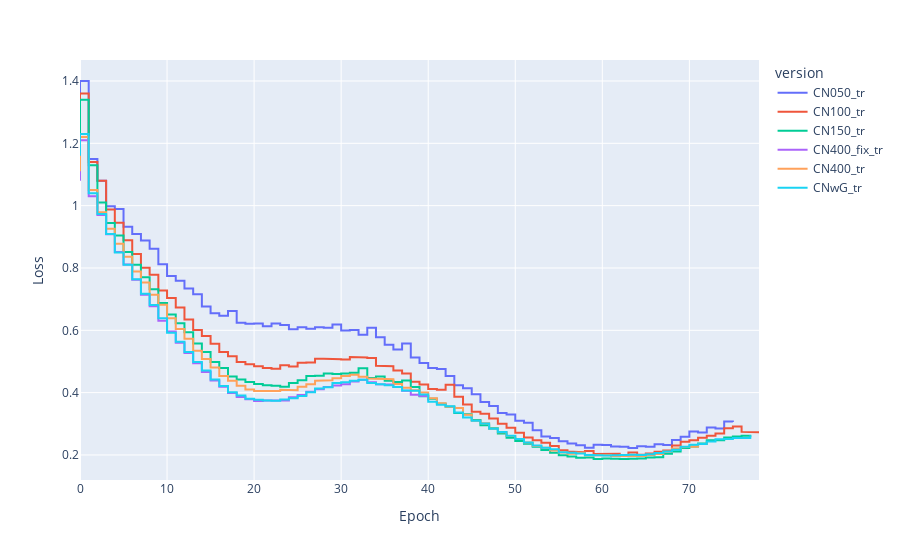
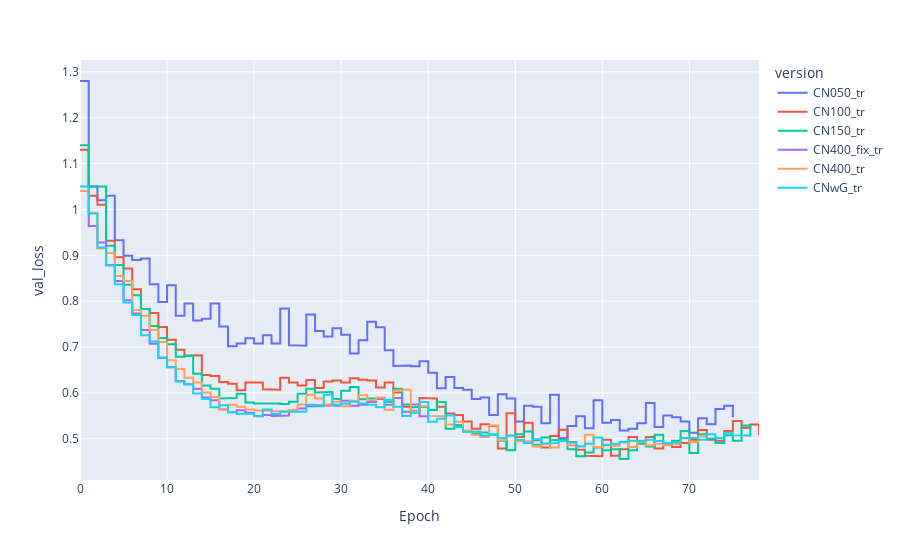
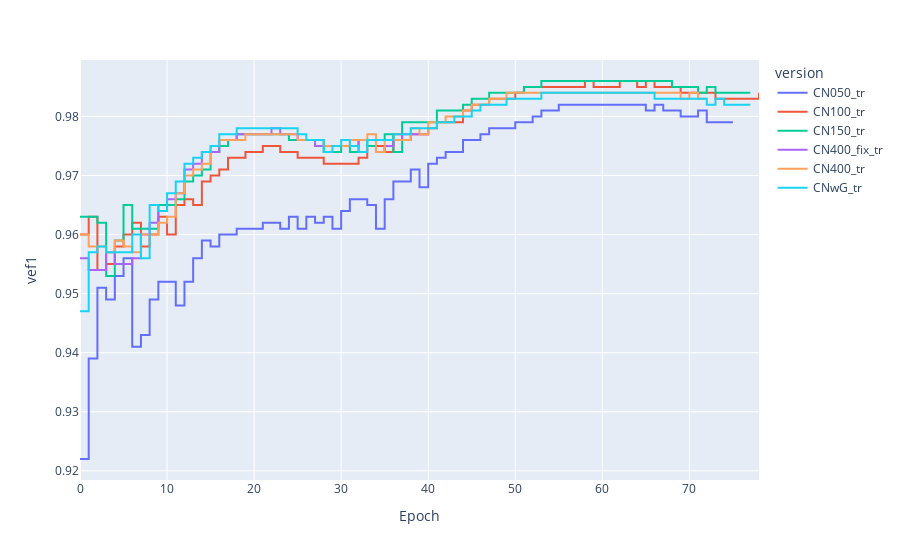
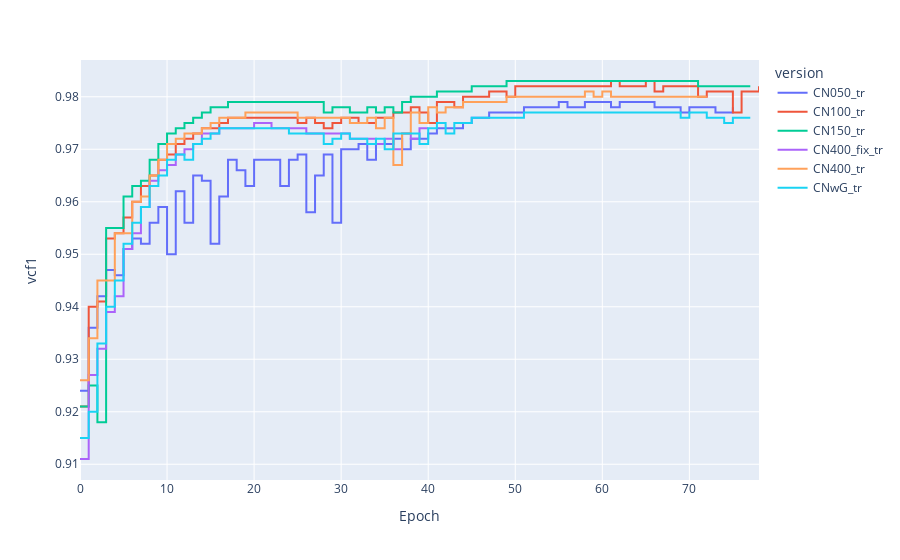

The notebook cell these images were saved under, in order:
### Code cell
# DEFINE PLOT
STAT="val_loss"
DIR = r"C:\Users\Lauren\Documents\00_Paraguay\cnet_out"
##


STATS=["Loss", "val_loss", "vef1", "vcf1", "val_score"] 
for STAT in STATS:
    plot_cnet_stat(STAT, DIR=r"C:\Users\Lauren\Documents\00_Paraguay\cnet_out")

### Figure 1 — Plotly figure (JSON) as saved in the notebook; plotly's stock layout.template omitted (floating-point values rounded to 4 significant figures; data arrays with more than 128 entries replaced by an {"elided": "..."} marker saying what was removed)
{"data": [{"hovertemplate": "version=CN050_tr<br>variable=Loss<br>Epoch_num=%{x}<br>value=%{y}<extra></extra>", "legendgroup": "CN050_tr", "line": {"color": "#636efa", "dash": "solid"}, "marker": {"symbol": "circle"}, "mode": "lines", "name": "CN050_tr", "orientation": "v", "showlegend": true, "type": "scatter", "x": {"elided": "152 int values"}, "xaxis": "x", "y": {"elided": "152 float values"}, "yaxis": "y"}, {"hovertemplate": "version=CN100_tr<br>variable=Loss<br>Epoch_num=%{x}<br>value=%{y}<extra></extra>", "legendgroup": "CN100_tr", "line": {"color": "#EF553B", "dash": "solid"}, "marker": {"symbol": "circle"}, "mode": "lines", "name": "CN100_tr", "orientation": "v", "showlegend": true, "type": "scatter", "x": {"elided": "156 int values"}, "xaxis": "x", "y": {"elided": "156 float values"}, "yaxis": "y"}, {"hovertemplate": "version=CN150_tr<br>variable=Loss<br>Epoch_num=%{x}<br>value=%{y}<extra></extra>", "legendgroup": "CN150_tr", "line": {"color": "#00cc96", "dash": "solid"}, "marker": {"symbol": "circle"}, "mode": "lines", "name": "CN150_tr", "orientation": "v", "showlegend": true, "type": "scatter", "x": {"elided": "155 int values"}, "xaxis": "x", "y": {"elided": "155 float values"}, "yaxis": "y"}, {"hovertemplate": "version=CN400_fix_tr<br>variable=Loss<br>Epoch_num=%{x}<br>value=%{y}<extra></extra>", "legendgroup": "CN400_fix_tr", "line": {"color": "#ab63fa", "dash": "solid"}, "marker": {"symbol": "circle"}, "mode": "lines", "name": "CN400_fix_tr", "orientation": "v", "showlegend": true, "type": "scatter", "x": [0, 0, 1, 1, 2, 2, 3, 3, 4, 4, 5, 5, 6, 6, 7, 7, 8, 8, 9, 9, 10, 10, 11, 11, 12, 12, 13, 13, 14, 14, 15, 15, 16, 16, 17, 17, 18, 18, 19, 19, 20, 20, 21, 21, 22, 23, 24, 24, 25, 25, 26, 26, 27, 27, 28, 28, 29, 29, 30, 30, 31, 31, 32, 32, 33, 33, 34, 34, 35, 35, 36, 36, 37, 37, 38, 38, 39, 39, 40, 40], "xaxis": "x", "y": [1.08, 1.21, 1.21, 1.03, 1.03, 0.97, 0.97, 0.908, 0.908, 0.851, 0.851, 0.811, 0.811, 0.762, 0.762, 0.714, 0.714, 0.677, 0.677, 0.631, 0.631, 0.596, 0.596, 0.56, 0.56, 0.527, 0.527, 0.494, 0.494, 0.466, 0.466, 0.439, 0.439, 0.419, 0.419, 0.399, 0.399, 0.386, 0.386, 0.379, 0.379, 0.373, 0.373, 0.375, 0.375, 0.375, 0.375, 0.385, 0.385, 0.392, 0.392, 0.403, 0.403, 0.411, 0.411, 0.418, 0.418, 0.423, 0.423, 0.427, 0.427, 0.436, 0.436, 0.441, 0.441, 0.433, 0.433, 0.427, 0.427, 0.426, 0.426, 0.418, 0.418, 0.406, 0.406, 0.393, 0.393, 0.389, 0.389, 0.375], "yaxis": "y"}, {"hovertemplate": "version=CN400_tr<br>variable=Loss<br>Epoch_num=%{x}<br>value=%{y}<extra></extra>", "legendgroup": "CN400_tr", "line": {"color": "#FFA15A", "dash": "solid"}, "marker": {"symbol": "circle"}, "mode": "lines", "name": "CN400_tr", "orientation": "v", "showlegend": true, "type": "scatter", "x": {"elided": "142 int values"}, "xaxis": "x", "y": {"elided": "142 float values"}, "yaxis": "y"}, {"hovertemplate": "version=CNwG_tr<br>variable=Loss<br>Epoch_num=%{x}<br>value=%{y}<extra></extra>", "legendgroup": "CNwG_tr", "line": {"color": "#19d3f3", "dash": "solid"}, "marker": {"symbol": "circle"}, "mode": "lines", "name": "CNwG_tr", "orientation": "v", "showlegend": true, "type": "scatter", "x": {"elided": "155 int values"}, "xaxis": "x", "y": {"elided": "155 float values"}, "yaxis": "y"}], "layout": {"autosize": true, "legend": {"title": {"text": "version"}, "tracegroupgap": 0}, "margin": {"t": 60}, "xaxis": {"anchor": "y", "autorange": true, "domain": [0, 1], "range": [0, 78], "title": {"text": "Epoch"}, "type": "linear"}, "yaxis": {"anchor": "x", "autorange": true, "domain": [0, 1], "range": [0.1196, 1.467], "title": {"text": "Loss"}, "type": "linear"}}}

### Figure 2 — Plotly figure (JSON) as saved in the notebook; plotly's stock layout.template omitted (floating-point values rounded to 4 significant figures; data arrays with more than 128 entries replaced by an {"elided": "..."} marker saying what was removed)
{"data": [{"hovertemplate": "version=CN050_tr<br>variable=val_loss<br>Epoch_num=%{x}<br>value=%{y}<extra></extra>", "legendgroup": "CN050_tr", "line": {"color": "#636efa", "dash": "solid"}, "marker": {"symbol": "circle"}, "mode": "lines", "name": "CN050_tr", "orientation": "v", "showlegend": true, "type": "scatter", "x": {"elided": "151 int values"}, "xaxis": "x", "y": {"elided": "151 float values"}, "yaxis": "y"}, {"hovertemplate": "version=CN100_tr<br>variable=val_loss<br>Epoch_num=%{x}<br>value=%{y}<extra></extra>", "legendgroup": "CN100_tr", "line": {"color": "#EF553B", "dash": "solid"}, "marker": {"symbol": "circle"}, "mode": "lines", "name": "CN100_tr", "orientation": "v", "showlegend": true, "type": "scatter", "x": {"elided": "156 int values"}, "xaxis": "x", "y": {"elided": "156 float values"}, "yaxis": "y"}, {"hovertemplate": "version=CN150_tr<br>variable=val_loss<br>Epoch_num=%{x}<br>value=%{y}<extra></extra>", "legendgroup": "CN150_tr", "line": {"color": "#00cc96", "dash": "solid"}, "marker": {"symbol": "circle"}, "mode": "lines", "name": "CN150_tr", "orientation": "v", "showlegend": true, "type": "scatter", "x": {"elided": "153 int values"}, "xaxis": "x", "y": {"elided": "153 float values"}, "yaxis": "y"}, {"hovertemplate": "version=CN400_fix_tr<br>variable=val_loss<br>Epoch_num=%{x}<br>value=%{y}<extra></extra>", "legendgroup": "CN400_fix_tr", "line": {"color": "#ab63fa", "dash": "solid"}, "marker": {"symbol": "circle"}, "mode": "lines", "name": "CN400_fix_tr", "orientation": "v", "showlegend": true, "type": "scatter", "x": [0, 1, 1, 2, 2, 3, 3, 4, 4, 5, 5, 6, 6, 7, 7, 8, 8, 9, 9, 10, 10, 11, 11, 12, 12, 13, 13, 14, 14, 15, 15, 16, 16, 17, 17, 18, 18, 19, 19, 20, 20, 21, 21, 22, 22, 23, 23, 24, 24, 25, 25, 26, 26, 27, 27, 28, 29, 29, 30, 30, 31, 31, 32, 32, 33, 33, 34, 34, 35, 35, 36, 36, 37, 37, 38, 38, 39, 39, 40, 40], "xaxis": "x", "y": [1.04, 1.04, 0.964, 0.964, 0.928, 0.928, 0.879, 0.879, 0.844, 0.844, 0.802, 0.802, 0.773, 0.773, 0.737, 0.737, 0.707, 0.707, 0.676, 0.676, 0.656, 0.656, 0.626, 0.626, 0.619, 0.619, 0.609, 0.609, 0.59, 0.59, 0.584, 0.584, 0.564, 0.564, 0.558, 0.558, 0.562, 0.562, 0.557, 0.557, 0.549, 0.549, 0.552, 0.552, 0.55, 0.55, 0.551, 0.551, 0.562, 0.562, 0.566, 0.566, 0.571, 0.571, 0.573, 0.573, 0.573, 0.572, 0.572, 0.583, 0.583, 0.572, 0.572, 0.574, 0.574, 0.58, 0.58, 0.587, 0.587, 0.574, 0.574, 0.589, 0.589, 0.559, 0.559, 0.575, 0.575, 0.549, 0.549, 0.555], "yaxis": "y"}, {"hovertemplate": "version=CN400_tr<br>variable=val_loss<br>Epoch_num=%{x}<br>value=%{y}<extra></extra>", "legendgroup": "CN400_tr", "line": {"color": "#FFA15A", "dash": "solid"}, "marker": {"symbol": "circle"}, "mode": "lines", "name": "CN400_tr", "orientation": "v", "showlegend": true, "type": "scatter", "x": {"elided": "144 int values"}, "xaxis": "x", "y": {"elided": "144 float values"}, "yaxis": "y"}, {"hovertemplate": "version=CNwG_tr<br>variable=val_loss<br>Epoch_num=%{x}<br>value=%{y}<extra></extra>", "legendgroup": "CNwG_tr", "line": {"color": "#19d3f3", "dash": "solid"}, "marker": {"symbol": "circle"}, "mode": "lines", "name": "CNwG_tr", "orientation": "v", "showlegend": true, "type": "scatter", "x": {"elided": "151 int values"}, "xaxis": "x", "y": {"elided": "151 float values"}, "yaxis": "y"}], "layout": {"autosize": true, "legend": {"title": {"text": "version"}, "tracegroupgap": 0}, "margin": {"t": 60}, "xaxis": {"anchor": "y", "autorange": true, "domain": [0, 1], "range": [0, 78], "title": {"text": "Epoch"}, "type": "linear"}, "yaxis": {"anchor": "x", "autorange": true, "domain": [0, 1], "range": [0.4102, 1.326], "title": {"text": "val_loss"}, "type": "linear"}}}

### Figure 3 — Plotly figure (JSON) as saved in the notebook; plotly's stock layout.template omitted (floating-point values rounded to 4 significant figures)
{"data": [{"hovertemplate": "version=CN050_tr<br>variable=vef1<br>Epoch_num=%{x}<br>value=%{y}<extra></extra>", "legendgroup": "CN050_tr", "line": {"color": "#636efa", "dash": "solid"}, "marker": {"symbol": "circle"}, "mode": "lines", "name": "CN050_tr", "orientation": "v", "showlegend": true, "type": "scatter", "x": [0, 1, 1, 2, 2, 3, 3, 4, 4, 5, 5, 6, 6, 7, 7, 8, 8, 9, 9, 10, 11, 11, 12, 12, 13, 13, 14, 14, 15, 15, 16, 16, 17, 18, 18, 19, 20, 21, 21, 22, 23, 23, 24, 24, 25, 25, 26, 26, 27, 27, 28, 28, 29, 29, 30, 30, 31, 31, 32, 33, 33, 34, 34, 35, 35, 36, 36, 37, 38, 38, 39, 39, 40, 40, 41, 41, 42, 42, 43, 44, 44, 45, 46, 46, 47, 47, 48, 49, 50, 50, 51, 52, 52, 53, 53, 54, 55, 55, 56, 57, 58, 59, 60, 61, 62, 63, 64, 65, 65, 66, 66, 67, 67, 68, 69, 69, 70, 71, 71, 72, 72, 73, 74, 75], "xaxis": "x", "y": [0.922, 0.922, 0.939, 0.939, 0.951, 0.951, 0.949, 0.949, 0.953, 0.953, 0.956, 0.956, 0.941, 0.941, 0.943, 0.943, 0.949, 0.949, 0.952, 0.952, 0.952, 0.948, 0.948, 0.952, 0.952, 0.956, 0.956, 0.959, 0.959, 0.958, 0.958, 0.96, 0.96, 0.96, 0.961, 0.961, 0.961, 0.961, 0.962, 0.962, 0.962, 0.961, 0.961, 0.963, 0.963, 0.961, 0.961, 0.963, 0.963, 0.962, 0.962, 0.963, 0.963, 0.961, 0.961, 0.964, 0.964, 0.966, 0.966, 0.966, 0.965, 0.965, 0.961, 0.961, 0.966, 0.966, 0.969, 0.969, 0.969, 0.971, 0.971, 0.968, 0.968, 0.972, 0.972, 0.973, 0.973, 0.974, 0.974, 0.974, 0.976, 0.976, 0.976, 0.977, 0.977, 0.978, 0.978, 0.978, 0.978, 0.979, 0.979, 0.979, 0.98, 0.98, 0.981, 0.981, 0.981, 0.982, 0.982, 0.982, 0.982, 0.982, 0.982, 0.982, 0.982, 0.982, 0.982, 0.982, 0.981, 0.981, 0.982, 0.982, 0.981, 0.981, 0.981, 0.98, 0.98, 0.98, 0.981, 0.981, 0.979, 0.979, 0.979, 0.979], "yaxis": "y"}, {"hovertemplate": "version=CN100_tr<br>variable=vef1<br>Epoch_num=%{x}<br>value=%{y}<extra></extra>", "legendgroup": "CN100_tr", "line": {"color": "#EF553B", "dash": "solid"}, "marker": {"symbol": "circle"}, "mode": "lines", "name": "CN100_tr", "orientation": "v", "showlegend": true, "type": "scatter", "x": [0, 1, 1, 2, 2, 3, 3, 4, 4, 5, 5, 6, 6, 7, 7, 8, 8, 9, 9, 10, 10, 11, 11, 12, 12, 13, 13, 14, 14, 15, 15, 16, 16, 17, 17, 18, 19, 19, 20, 21, 21, 22, 23, 23, 24, 25, 25, 26, 27, 28, 28, 29, 30, 31, 32, 32, 33, 33, 34, 35, 35, 36, 36, 37, 37, 38, 38, 39, 40, 40, 41, 41, 42, 43, 44, 44, 45, 45, 46, 47, 47, 48, 49, 50, 50, 51, 51, 52, 53, 54, 55, 56, 57, 58, 58, 59, 59, 60, 61, 62, 62, 63, 64, 64, 65, 65, 66, 66, 67, 68, 69, 69, 70, 71, 72, 73, 73, 74, 75, 76, 77, 78, 78], "xaxis": "x", "y": [0.96, 0.96, 0.963, 0.963, 0.954, 0.954, 0.955, 0.955, 0.958, 0.958, 0.96, 0.96, 0.962, 0.962, 0.958, 0.958, 0.96, 0.96, 0.963, 0.963, 0.96, 0.96, 0.965, 0.965, 0.966, 0.966, 0.965, 0.965, 0.969, 0.969, 0.97, 0.97, 0.971, 0.971, 0.973, 0.973, 0.973, 0.974, 0.974, 0.974, 0.975, 0.975, 0.975, 0.974, 0.974, 0.974, 0.973, 0.973, 0.973, 0.973, 0.972, 0.972, 0.972, 0.972, 0.972, 0.973, 0.973, 0.975, 0.975, 0.975, 0.974, 0.974, 0.977, 0.977, 0.976, 0.976, 0.977, 0.977, 0.977, 0.978, 0.978, 0.979, 0.979, 0.979, 0.979, 0.981, 0.981, 0.982, 0.982, 0.982, 0.983, 0.983, 0.983, 0.983, 0.984, 0.984, 0.985, 0.985, 0.985, 0.985, 0.985, 0.985, 0.985, 0.985, 0.986, 0.986, 0.985, 0.985, 0.985, 0.985, 0.986, 0.986, 0.986, 0.985, 0.985, 0.986, 0.986, 0.985, 0.985, 0.985, 0.985, 0.984, 0.984, 0.984, 0.984, 0.984, 0.983, 0.983, 0.983, 0.983, 0.983, 0.983, 0.984], "yaxis": "y"}, {"hovertemplate": "version=CN150_tr<br>variable=vef1<br>Epoch_num=%{x}<br>value=%{y}<extra></extra>", "legendgroup": "CN150_tr", "line": {"color": "#00cc96", "dash": "solid"}, "marker": {"symbol": "circle"}, "mode": "lines", "name": "CN150_tr", "orientation": "v", "showlegend": true, "type": "scatter", "x": [0, 1, 2, 2, 3, 3, 4, 4, 5, 5, 6, 6, 7, 8, 9, 9, 10, 11, 11, 12, 12, 13, 13, 14, 14, 15, 15, 16, 16, 17, 17, 18, 18, 19, 20, 21, 22, 23, 24, 24, 25, 26, 27, 28, 28, 29, 30, 30, 31, 31, 32, 32, 33, 33, 34, 34, 35, 35, 36, 36, 37, 37, 38, 39, 40, 41, 41, 42, 43, 44, 44, 45, 45, 46, 47, 47, 48, 49, 50, 51, 51, 52, 53, 53, 54, 55, 56, 57, 58, 59, 60, 61, 62, 63, 64, 65, 66, 67, 68, 68, 69, 70, 71, 71, 72, 72, 73, 73, 74, 75, 76, 77], "xaxis": "x", "y": [0.963, 0.963, 0.963, 0.962, 0.962, 0.953, 0.953, 0.959, 0.959, 0.965, 0.965, 0.961, 0.961, 0.961, 0.961, 0.965, 0.965, 0.965, 0.966, 0.966, 0.969, 0.969, 0.97, 0.97, 0.971, 0.971, 0.974, 0.974, 0.975, 0.975, 0.976, 0.976, 0.977, 0.977, 0.977, 0.977, 0.977, 0.977, 0.977, 0.976, 0.976, 0.976, 0.976, 0.976, 0.974, 0.974, 0.974, 0.975, 0.975, 0.974, 0.974, 0.976, 0.976, 0.975, 0.975, 0.976, 0.976, 0.977, 0.977, 0.974, 0.974, 0.979, 0.979, 0.979, 0.979, 0.979, 0.981, 0.981, 0.981, 0.981, 0.982, 0.982, 0.983, 0.983, 0.983, 0.984, 0.984, 0.984, 0.984, 0.984, 0.985, 0.985, 0.985, 0.986, 0.986, 0.986, 0.986, 0.986, 0.986, 0.986, 0.986, 0.986, 0.986, 0.986, 0.986, 0.986, 0.986, 0.986, 0.986, 0.985, 0.985, 0.985, 0.985, 0.984, 0.984, 0.985, 0.985, 0.984, 0.984, 0.984, 0.984, 0.984], "yaxis": "y"}, {"hovertemplate": "version=CN400_fix_tr<br>variable=vef1<br>Epoch_num=%{x}<br>value=%{y}<extra></extra>", "legendgroup": "CN400_fix_tr", "line": {"color": "#ab63fa", "dash": "solid"}, "marker": {"symbol": "circle"}, "mode": "lines", "name": "CN400_fix_tr", "orientation": "v", "showlegend": true, "type": "scatter", "x": [0, 1, 1, 2, 3, 3, 4, 4, 5, 6, 6, 7, 7, 8, 8, 9, 9, 10, 10, 11, 11, 12, 12, 13, 13, 14, 14, 15, 16, 16, 17, 18, 18, 19, 20, 21, 22, 22, 23, 23, 24, 25, 25, 26, 27, 27, 28, 29, 30, 31, 32, 32, 33, 34, 34, 35, 35, 36, 36, 37, 37, 38, 39, 40, 40], "xaxis": "x", "y": [0.956, 0.956, 0.954, 0.954, 0.954, 0.957, 0.957, 0.955, 0.955, 0.955, 0.956, 0.956, 0.96, 0.96, 0.962, 0.962, 0.964, 0.964, 0.966, 0.966, 0.967, 0.967, 0.971, 0.971, 0.972, 0.972, 0.974, 0.974, 0.974, 0.976, 0.976, 0.976, 0.977, 0.977, 0.977, 0.977, 0.977, 0.978, 0.978, 0.977, 0.977, 0.977, 0.976, 0.976, 0.976, 0.975, 0.975, 0.975, 0.975, 0.975, 0.975, 0.976, 0.976, 0.976, 0.974, 0.974, 0.975, 0.975, 0.976, 0.976, 0.977, 0.977, 0.977, 0.977, 0.978], "yaxis": "y"}, {"hovertemplate": "version=CN400_tr<br>variable=vef1<br>Epoch_num=%{x}<br>value=%{y}<extra></extra>", "legendgroup": "CN400_tr", "line": {"color": "#FFA15A", "dash": "solid"}, "marker": {"symbol": "circle"}, "mode": "lines", "name": "CN400_tr", "orientation": "v", "showlegend": true, "type": "scatter", "x": [0, 1, 1, 2, 3, 3, 4, 4, 5, 5, 6, 6, 7, 7, 8, 9, 9, 10, 10, 11, 11, 12, 12, 13, 13, 14, 14, 15, 15, 16, 16, 17, 18, 19, 19, 20, 21, 22, 23, 24, 25, 25, 26, 27, 28, 28, 29, 30, 31, 31, 32, 33, 33, 34, 34, 35, 35, 36, 37, 38, 38, 39, 39, 40, 40, 41, 42, 42, 43, 44, 44, 45, 45, 46, 47, 47, 48, 49, 49, 50, 51, 52, 53, 54, 55, 56, 57, 58, 59, 60, 61, 62, 63, 64, 65, 66, 67, 68, 69, 69, 70, 70, 71, 71, 72], "xaxis": "x", "y": [0.96, 0.96, 0.958, 0.958, 0.958, 0.957, 0.957, 0.959, 0.959, 0.958, 0.958, 0.957, 0.957, 0.96, 0.96, 0.96, 0.962, 0.962, 0.963, 0.963, 0.967, 0.967, 0.97, 0.97, 0.971, 0.971, 0.972, 0.972, 0.975, 0.975, 0.976, 0.976, 0.976, 0.976, 0.977, 0.977, 0.977, 0.977, 0.977, 0.977, 0.977, 0.976, 0.976, 0.976, 0.976, 0.975, 0.975, 0.975, 0.975, 0.976, 0.976, 0.976, 0.977, 0.977, 0.974, 0.974, 0.976, 0.976, 0.976, 0.976, 0.978, 0.978, 0.977, 0.977, 0.979, 0.979, 0.979, 0.98, 0.98, 0.98, 0.981, 0.981, 0.982, 0.982, 0.982, 0.983, 0.983, 0.983, 0.984, 0.984, 0.984, 0.984, 0.984, 0.984, 0.984, 0.984, 0.984, 0.984, 0.984, 0.984, 0.984, 0.984, 0.984, 0.984, 0.984, 0.984, 0.984, 0.984, 0.984, 0.983, 0.983, 0.984, 0.984, 0.983, 0.983], "yaxis": "y"}, {"hovertemplate": "version=CNwG_tr<br>variable=vef1<br>Epoch_num=%{x}<br>value=%{y}<extra></extra>", "legendgroup": "CNwG_tr", "line": {"color": "#19d3f3", "dash": "solid"}, "marker": {"symbol": "circle"}, "mode": "lines", "name": "CNwG_tr", "orientation": "v", "showlegend": true, "type": "scatter", "x": [0, 1, 1, 2, 2, 3, 3, 4, 5, 6, 6, 7, 7, 8, 8, 9, 9, 10, 10, 11, 11, 12, 12, 13, 13, 14, 14, 15, 15, 16, 16, 17, 18, 18, 19, 20, 21, 22, 23, 24, 25, 25, 26, 26, 27, 28, 28, 29, 29, 30, 30, 31, 31, 32, 32, 33, 33, 34, 35, 36, 36, 37, 38, 38, 39, 40, 41, 41, 42, 43, 43, 44, 45, 45, 46, 46, 47, 48, 49, 49, 50, 51, 52, 53, 53, 54, 55, 56, 57, 58, 59, 60, 61, 62, 63, 64, 65, 66, 66, 67, 68, 69, 70, 71, 72, 72, 73, 73, 74, 74, 75, 76, 77], "xaxis": "x", "y": [0.947, 0.947, 0.957, 0.957, 0.958, 0.958, 0.957, 0.957, 0.957, 0.957, 0.96, 0.96, 0.956, 0.956, 0.965, 0.965, 0.964, 0.964, 0.967, 0.967, 0.969, 0.969, 0.972, 0.972, 0.973, 0.973, 0.974, 0.974, 0.975, 0.975, 0.977, 0.977, 0.977, 0.978, 0.978, 0.978, 0.978, 0.978, 0.978, 0.978, 0.978, 0.977, 0.977, 0.976, 0.976, 0.976, 0.974, 0.974, 0.975, 0.975, 0.976, 0.976, 0.975, 0.975, 0.974, 0.974, 0.976, 0.976, 0.976, 0.976, 0.977, 0.977, 0.977, 0.978, 0.978, 0.978, 0.978, 0.979, 0.979, 0.979, 0.98, 0.98, 0.98, 0.981, 0.981, 0.982, 0.982, 0.982, 0.982, 0.983, 0.983, 0.983, 0.983, 0.983, 0.984, 0.984, 0.984, 0.984, 0.984, 0.984, 0.984, 0.984, 0.984, 0.984, 0.984, 0.984, 0.984, 0.984, 0.983, 0.983, 0.983, 0.983, 0.983, 0.983, 0.983, 0.982, 0.982, 0.983, 0.983, 0.982, 0.982, 0.982, 0.982], "yaxis": "y"}], "layout": {"autosize": true, "legend": {"title": {"text": "version"}, "tracegroupgap": 0}, "margin": {"t": 60}, "xaxis": {"anchor": "y", "autorange": true, "domain": [0, 1], "range": [0, 78], "title": {"text": "Epoch"}, "type": "linear"}, "yaxis": {"anchor": "x", "autorange": true, "domain": [0, 1], "range": [0.9184, 0.9896], "title": {"text": "vef1"}, "type": "linear"}}}

### Figure 4 — Plotly figure (JSON) as saved in the notebook; plotly's stock layout.template omitted (floating-point values rounded to 4 significant figures)
{"data": [{"hovertemplate": "version=CN050_tr<br>variable=vcf1<br>Epoch_num=%{x}<br>value=%{y}<extra></extra>", "legendgroup": "CN050_tr", "line": {"color": "#636efa", "dash": "solid"}, "marker": {"symbol": "circle"}, "mode": "lines", "name": "CN050_tr", "orientation": "v", "showlegend": true, "type": "scatter", "x": [0, 1, 1, 2, 2, 3, 3, 4, 4, 5, 5, 6, 6, 7, 7, 8, 8, 9, 9, 10, 10, 11, 11, 12, 12, 13, 13, 14, 14, 15, 15, 16, 16, 17, 17, 18, 18, 19, 19, 20, 20, 21, 22, 23, 23, 24, 24, 25, 25, 26, 26, 27, 27, 28, 28, 29, 29, 30, 30, 31, 32, 32, 33, 33, 34, 34, 35, 36, 36, 37, 37, 38, 38, 39, 40, 40, 41, 41, 42, 43, 44, 44, 45, 45, 46, 47, 47, 48, 49, 50, 51, 51, 52, 53, 54, 55, 55, 56, 56, 57, 58, 58, 59, 60, 61, 61, 62, 62, 63, 64, 65, 66, 66, 67, 68, 69, 69, 70, 70, 71, 72, 73, 73, 74, 75, 75], "xaxis": "x", "y": [0.924, 0.924, 0.936, 0.936, 0.942, 0.942, 0.947, 0.947, 0.946, 0.946, 0.951, 0.951, 0.953, 0.953, 0.952, 0.952, 0.956, 0.956, 0.959, 0.959, 0.95, 0.95, 0.962, 0.962, 0.956, 0.956, 0.965, 0.965, 0.964, 0.964, 0.952, 0.952, 0.961, 0.961, 0.968, 0.968, 0.966, 0.966, 0.963, 0.963, 0.968, 0.968, 0.968, 0.968, 0.963, 0.963, 0.968, 0.968, 0.969, 0.969, 0.958, 0.958, 0.965, 0.965, 0.969, 0.969, 0.956, 0.956, 0.97, 0.97, 0.97, 0.971, 0.971, 0.968, 0.968, 0.971, 0.971, 0.971, 0.972, 0.972, 0.97, 0.97, 0.972, 0.972, 0.972, 0.973, 0.973, 0.974, 0.974, 0.974, 0.974, 0.975, 0.975, 0.976, 0.976, 0.976, 0.977, 0.977, 0.977, 0.977, 0.977, 0.978, 0.978, 0.978, 0.978, 0.978, 0.979, 0.979, 0.978, 0.978, 0.978, 0.979, 0.979, 0.979, 0.979, 0.978, 0.978, 0.979, 0.979, 0.979, 0.979, 0.979, 0.978, 0.978, 0.978, 0.978, 0.977, 0.977, 0.978, 0.978, 0.978, 0.978, 0.977, 0.977, 0.977, 0.978], "yaxis": "y"}, {"hovertemplate": "version=CN100_tr<br>variable=vcf1<br>Epoch_num=%{x}<br>value=%{y}<extra></extra>", "legendgroup": "CN100_tr", "line": {"color": "#EF553B", "dash": "solid"}, "marker": {"symbol": "circle"}, "mode": "lines", "name": "CN100_tr", "orientation": "v", "showlegend": true, "type": "scatter", "x": [0, 1, 1, 2, 2, 3, 3, 4, 4, 5, 5, 6, 6, 7, 7, 8, 8, 9, 9, 10, 10, 11, 11, 12, 12, 13, 13, 14, 14, 15, 16, 16, 17, 17, 18, 19, 20, 21, 22, 23, 24, 25, 25, 26, 26, 27, 27, 28, 28, 29, 29, 30, 30, 31, 32, 32, 33, 34, 34, 35, 36, 36, 37, 38, 38, 39, 39, 40, 40, 41, 41, 42, 43, 43, 44, 44, 45, 46, 47, 47, 48, 49, 49, 50, 50, 51, 52, 53, 54, 55, 56, 57, 58, 59, 60, 61, 61, 62, 62, 63, 64, 65, 65, 66, 66, 67, 67, 68, 69, 70, 71, 71, 72, 72, 73, 74, 75, 75, 76, 76, 77, 78, 78], "xaxis": "x", "y": [0.921, 0.921, 0.94, 0.94, 0.941, 0.941, 0.953, 0.953, 0.954, 0.954, 0.957, 0.957, 0.96, 0.96, 0.963, 0.963, 0.965, 0.965, 0.968, 0.968, 0.969, 0.969, 0.971, 0.971, 0.972, 0.972, 0.973, 0.973, 0.974, 0.974, 0.974, 0.975, 0.975, 0.976, 0.976, 0.976, 0.976, 0.976, 0.976, 0.976, 0.976, 0.976, 0.975, 0.975, 0.976, 0.976, 0.975, 0.975, 0.974, 0.974, 0.975, 0.975, 0.976, 0.976, 0.976, 0.975, 0.975, 0.975, 0.976, 0.976, 0.976, 0.977, 0.977, 0.977, 0.978, 0.978, 0.977, 0.977, 0.975, 0.975, 0.979, 0.979, 0.979, 0.978, 0.978, 0.98, 0.98, 0.98, 0.98, 0.981, 0.981, 0.981, 0.98, 0.98, 0.982, 0.982, 0.982, 0.982, 0.982, 0.982, 0.982, 0.982, 0.982, 0.982, 0.982, 0.982, 0.983, 0.983, 0.982, 0.982, 0.982, 0.982, 0.983, 0.983, 0.981, 0.981, 0.982, 0.982, 0.982, 0.982, 0.982, 0.98, 0.98, 0.981, 0.981, 0.981, 0.981, 0.977, 0.977, 0.981, 0.981, 0.981, 0.982], "yaxis": "y"}, {"hovertemplate": "version=CN150_tr<br>variable=vcf1<br>Epoch_num=%{x}<br>value=%{y}<extra></extra>", "legendgroup": "CN150_tr", "line": {"color": "#00cc96", "dash": "solid"}, "marker": {"symbol": "circle"}, "mode": "lines", "name": "CN150_tr", "orientation": "v", "showlegend": true, "type": "scatter", "x": [0, 1, 1, 2, 2, 3, 3, 4, 5, 5, 6, 6, 7, 7, 8, 8, 9, 9, 10, 10, 11, 11, 12, 12, 13, 13, 14, 14, 15, 15, 16, 17, 17, 18, 19, 20, 21, 22, 23, 24, 25, 26, 27, 28, 28, 29, 29, 30, 31, 31, 32, 33, 33, 34, 34, 35, 35, 36, 36, 37, 37, 38, 38, 39, 40, 41, 41, 42, 43, 44, 45, 45, 46, 47, 48, 49, 49, 50, 51, 52, 53, 54, 55, 56, 57, 58, 59, 60, 61, 62, 63, 64, 65, 66, 67, 68, 69, 70, 71, 71, 72, 73, 74, 75, 76, 77], "xaxis": "x", "y": [0.921, 0.921, 0.925, 0.925, 0.918, 0.918, 0.955, 0.955, 0.955, 0.961, 0.961, 0.963, 0.963, 0.964, 0.964, 0.968, 0.968, 0.971, 0.971, 0.973, 0.973, 0.974, 0.974, 0.975, 0.975, 0.976, 0.976, 0.977, 0.977, 0.978, 0.978, 0.978, 0.979, 0.979, 0.979, 0.979, 0.979, 0.979, 0.979, 0.979, 0.979, 0.979, 0.979, 0.979, 0.977, 0.977, 0.978, 0.978, 0.978, 0.977, 0.977, 0.977, 0.978, 0.978, 0.977, 0.977, 0.978, 0.978, 0.977, 0.977, 0.979, 0.979, 0.98, 0.98, 0.98, 0.98, 0.981, 0.981, 0.981, 0.981, 0.981, 0.982, 0.982, 0.982, 0.982, 0.982, 0.983, 0.983, 0.983, 0.983, 0.983, 0.983, 0.983, 0.983, 0.983, 0.983, 0.983, 0.983, 0.983, 0.983, 0.983, 0.983, 0.983, 0.983, 0.983, 0.983, 0.983, 0.983, 0.983, 0.982, 0.982, 0.982, 0.982, 0.982, 0.982, 0.982], "yaxis": "y"}, {"hovertemplate": "version=CN400_fix_tr<br>variable=vcf1<br>Epoch_num=%{x}<br>value=%{y}<extra></extra>", "legendgroup": "CN400_fix_tr", "line": {"color": "#ab63fa", "dash": "solid"}, "marker": {"symbol": "circle"}, "mode": "lines", "name": "CN400_fix_tr", "orientation": "v", "showlegend": true, "type": "scatter", "x": [0, 1, 1, 2, 2, 3, 3, 4, 4, 5, 5, 6, 6, 7, 7, 8, 8, 9, 9, 10, 10, 11, 11, 12, 12, 13, 13, 14, 14, 15, 16, 16, 17, 18, 19, 20, 20, 21, 22, 22, 23, 24, 25, 26, 26, 27, 28, 29, 30, 31, 31, 32, 33, 34, 34, 35, 35, 36, 36, 37, 37, 38, 38, 39, 39, 40], "xaxis": "x", "y": [0.911, 0.911, 0.927, 0.927, 0.932, 0.932, 0.939, 0.939, 0.942, 0.942, 0.951, 0.951, 0.954, 0.954, 0.959, 0.959, 0.964, 0.964, 0.966, 0.966, 0.967, 0.967, 0.969, 0.969, 0.97, 0.97, 0.971, 0.971, 0.973, 0.973, 0.973, 0.974, 0.974, 0.974, 0.974, 0.974, 0.975, 0.975, 0.975, 0.974, 0.974, 0.974, 0.974, 0.974, 0.973, 0.973, 0.973, 0.973, 0.973, 0.973, 0.972, 0.972, 0.972, 0.972, 0.971, 0.971, 0.972, 0.972, 0.97, 0.97, 0.973, 0.973, 0.972, 0.972, 0.974, 0.974], "yaxis": "y"}, {"hovertemplate": "version=CN400_tr<br>variable=vcf1<br>Epoch_num=%{x}<br>value=%{y}<extra></extra>", "legendgroup": "CN400_tr", "line": {"color": "#FFA15A", "dash": "solid"}, "marker": {"symbol": "circle"}, "mode": "lines", "name": "CN400_tr", "orientation": "v", "showlegend": true, "type": "scatter", "x": [0, 1, 1, 2, 2, 3, 4, 4, 5, 6, 6, 7, 7, 8, 8, 9, 9, 10, 10, 11, 11, 12, 12, 13, 14, 14, 15, 15, 16, 16, 17, 18, 19, 19, 20, 21, 22, 23, 24, 25, 25, 26, 27, 28, 29, 30, 31, 31, 32, 33, 33, 34, 34, 35, 35, 36, 36, 37, 37, 38, 38, 39, 39, 40, 40, 41, 41, 42, 42, 43, 44, 44, 45, 46, 47, 48, 49, 49, 50, 51, 52, 53, 54, 55, 56, 57, 58, 58, 59, 59, 60, 60, 61, 61, 62, 63, 64, 65, 66, 67, 68, 69, 70, 71, 72], "xaxis": "x", "y": [0.926, 0.926, 0.934, 0.934, 0.945, 0.945, 0.945, 0.954, 0.954, 0.954, 0.96, 0.96, 0.961, 0.961, 0.965, 0.965, 0.968, 0.968, 0.971, 0.971, 0.972, 0.972, 0.973, 0.973, 0.973, 0.974, 0.974, 0.975, 0.975, 0.976, 0.976, 0.976, 0.976, 0.977, 0.977, 0.977, 0.977, 0.977, 0.977, 0.977, 0.976, 0.976, 0.976, 0.976, 0.976, 0.976, 0.976, 0.975, 0.975, 0.975, 0.976, 0.976, 0.974, 0.974, 0.976, 0.976, 0.967, 0.967, 0.973, 0.973, 0.977, 0.977, 0.975, 0.975, 0.978, 0.978, 0.977, 0.977, 0.978, 0.978, 0.978, 0.979, 0.979, 0.979, 0.979, 0.979, 0.979, 0.98, 0.98, 0.98, 0.98, 0.98, 0.98, 0.98, 0.98, 0.98, 0.98, 0.981, 0.981, 0.98, 0.98, 0.981, 0.981, 0.98, 0.98, 0.98, 0.98, 0.98, 0.98, 0.98, 0.98, 0.98, 0.98, 0.98, 0.98], "yaxis": "y"}, {"hovertemplate": "version=CNwG_tr<br>variable=vcf1<br>Epoch_num=%{x}<br>value=%{y}<extra></extra>", "legendgroup": "CNwG_tr", "line": {"color": "#19d3f3", "dash": "solid"}, "marker": {"symbol": "circle"}, "mode": "lines", "name": "CNwG_tr", "orientation": "v", "showlegend": true, "type": "scatter", "x": [0, 1, 1, 2, 2, 3, 3, 4, 4, 5, 5, 6, 6, 7, 7, 8, 8, 9, 9, 10, 10, 11, 11, 12, 12, 13, 13, 14, 14, 15, 15, 16, 16, 17, 18, 19, 20, 21, 22, 23, 24, 24, 25, 26, 27, 28, 28, 29, 29, 30, 30, 31, 31, 32, 33, 33, 34, 34, 35, 35, 36, 36, 37, 38, 39, 39, 40, 40, 41, 41, 42, 42, 43, 43, 44, 45, 45, 46, 47, 48, 49, 50, 51, 51, 52, 53, 54, 55, 56, 57, 58, 59, 60, 61, 62, 63, 64, 65, 66, 67, 68, 69, 69, 70, 70, 71, 72, 72, 73, 74, 74, 75, 75, 76, 77], "xaxis": "x", "y": [0.915, 0.915, 0.92, 0.92, 0.933, 0.933, 0.94, 0.94, 0.945, 0.945, 0.952, 0.952, 0.956, 0.956, 0.959, 0.959, 0.963, 0.963, 0.965, 0.965, 0.968, 0.968, 0.969, 0.969, 0.968, 0.968, 0.971, 0.971, 0.972, 0.972, 0.973, 0.973, 0.974, 0.974, 0.974, 0.974, 0.974, 0.974, 0.974, 0.974, 0.974, 0.973, 0.973, 0.973, 0.973, 0.973, 0.971, 0.971, 0.972, 0.972, 0.973, 0.973, 0.972, 0.972, 0.972, 0.971, 0.971, 0.972, 0.972, 0.97, 0.97, 0.973, 0.973, 0.973, 0.973, 0.971, 0.971, 0.974, 0.974, 0.975, 0.975, 0.973, 0.973, 0.975, 0.975, 0.975, 0.976, 0.976, 0.976, 0.976, 0.976, 0.976, 0.976, 0.977, 0.977, 0.977, 0.977, 0.977, 0.977, 0.977, 0.977, 0.977, 0.977, 0.977, 0.977, 0.977, 0.977, 0.977, 0.977, 0.977, 0.977, 0.977, 0.976, 0.976, 0.977, 0.977, 0.977, 0.976, 0.976, 0.976, 0.975, 0.975, 0.976, 0.976, 0.976], "yaxis": "y"}], "layout": {"autosize": true, "legend": {"title": {"text": "version"}, "tracegroupgap": 0}, "margin": {"t": 60}, "xaxis": {"anchor": "y", "autorange": true, "domain": [0, 1], "range": [0, 78], "title": {"text": "Epoch"}, "type": "linear"}, "yaxis": {"anchor": "x", "autorange": true, "domain": [0, 1], "range": [0.907, 0.987], "title": {"text": "vcf1"}, "type": "linear"}}}
